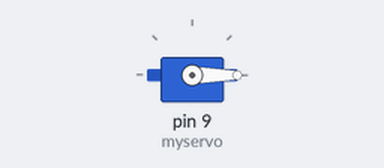
A sketch run on a simulated Arduino Uno, built with avr-gcc and run on an emulated ATmega328P. On the bench: servo.

Above: at 0.05 s.
Timing chart, 0 to 3.0 s (numbered marks = the images above):
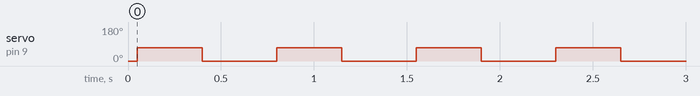

The sketch:

bot_er_kick.ino
```cpp
#include <Servo.h>
Servo myservo;
void setup()
{
    myservo.attach(9);
}

void loop()
{
myservo.write(0);
delay(50);
myservo.write(70);
delay(350);
myservo.write(0);
delay(350);
}
```

Measured:
- by itself, servo on pin 9 (myservo): alternates 70° for 0.35 s and 0° for 0.40 s
